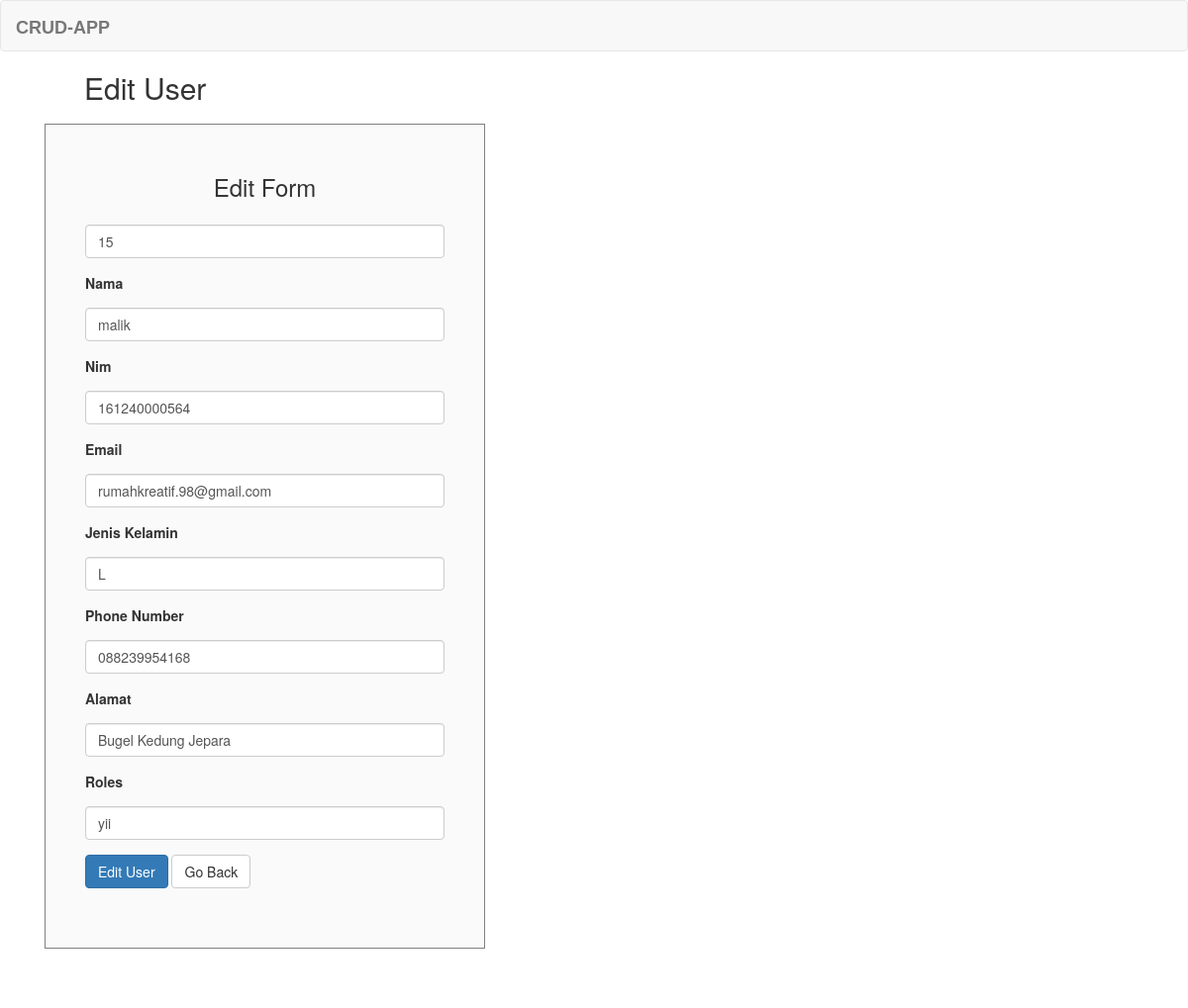
/index.php/crud/edit/15, run on the app's committed database.
### tables this page shows
CREATE TABLE `users_data` (
  `user_id` int(10) NOT NULL,
  `name` varchar(30) NOT NULL,
  `nim` varchar(20) NOT NULL,
  `email` varchar(200) NOT NULL,
  `jenis_kelamin` enum('L','P') NOT NULL,
  `phone_number` varchar(50) NOT NULL,
  `alamat` varchar(255) NOT NULL,
  `assoc_roles` varchar(1000) NOT NULL
);

### application/controllers/crud.php (called while the page is built, shortened)
<?php
class Crud extends CI_Controller
{
	function edit($user_id)
	{
		$this->load->model('crud_model');
		$user = $this->crud_model->get_By_Id($user_id);
		$this->load->view('edit_view', ['user' => $user]);
	}
}
?>

### index.php (called while the page is built, shortened)
<?php
require_once BASEPATH.'core/CodeIgniter.php';

### application/models/crud_model.php (called while the page is built, shortened)
<?php
class Crud_model extends CI_Model {
	function get_By_Id($user_id)
	{
		$query = $this->db->get_where('users_data', array('user_id' => $user_id));
		return $query->row();
	}
}
?>

### application/views/edit_view.php (the view, shortened to what this page needs)
<!DOCTYPE html>
<html>
<head>
	<link rel="stylesheet" href="http://localhost/ci-crud/stylesheets/styles.css">
	<link rel="stylesheet" href="<?php echo base_url("assets/css/bootstrap.css"); ?>" />
</head>
<body>
	<?php include('header.php');?>
	<h2 class="editTitle">Edit User</h2>
<?php echo form_open('crud/saveupdate');?>
	<div id="editForm" class="container">
		<div class="col-md-5">
		    <div class="form-area">
		        <form role="form">
		        <br style="clear:both">
		                    <h3 style="margin-bottom: 25px; text-align: center;">Edit Form</h3>
		                    <div class="form-group">
								<?php echo form_input(['name' => 'user_id', 'class' => 'form-control', 'placeholder' => 'User ID', 'value'=>set_value('name', $user->user_id)]); ?>
							</div>
		    				<div class="form-group">
								<label>Nama </label>
								<?php echo form_input(['name' => 'name', 'class' => 'form-control', 'placeholder' => 'name', 'value'=>set_value('name', $user->name)]); ?>
							</div>
							<div class="form-group">
								<label>Nim </label>
								<?php echo form_input(['name' => 'nim', 'class' => 'form-control', 'placeholder' => 'nim', 'value'=>set_value('nim', $user->nim)]); ?>
							</div>
							<div class="form-group">
								<label>Email </label>
								<?php echo form_input(['name' => 'email', 'class' => 'form-control', 'placeholder' => 'email', 'value'=>set_value('email', $user->email)]); ?>
							</div>
							<div class="form-group">
								<label>Jenis Kelamin </label>
								<?php echo form_input(['name' => 'jenis_kelamin', 'class' => 'form-control', 'placeholder' => 'jenis kelamin', 'value'=>set_value('jenis_kelamin', $user->jenis_kelamin)]); ?>
							</div>
							<div class="form-group">
								<label>Phone Number </label>
								<?php echo form_input(['name' => 'phone_number', 'class' => 'form-control', 'placeholder' => 'phone number', 'value'=>set_value('phone_number', $user->phone_number)]); ?>
							</div>
							<div class="form-group">
								<label>Alamat </label>
								<?php echo form_input(['name' => 'alamat', 'class' => 'form-control', 'placeholder' => 'alamat', 'value'=>set_value('alamat', $user->alamat)]); ?>
							</div>
							<div class="form-group">
								<label>Roles </label>
								<?php echo form_input(['name' => 'assoc_roles', 'class' => 'form-control', 'placeholder' => 'Roles', 'value'=>set_value('assoc_roles', $user->assoc_roles)]); ?>
							</div>
		        <button type="submit" value="submit" id="edit" class="submit btn btn-primary">Edit User</button>
		        <button type="button" onclick="location.href='<?php echo base_url();?>index.php'" class="btn btn-default">Go Back</button>
		        </form>
		    </div>
		</div>
	</div>
<?php echo form_close(); ?>
</body>
</html>

### stylesheets/styles.css (style rules this page uses)
h2.editTitle { margin-left: 85px; }
.form-area { background-color: #FAFAFA; padding: 10px 40px 60px; margin: 10px 0px 60px; border: 1px solid GREY; }
div > input { margin-top:10px; }
button.submit { margin-top:10px; }
button#edit { margin-top: 0px; }

### data on the page
users_data: user_id "15", name "malik", nim "161240000564", email "rumahkreatif.98@gmail.com", jenis_kelamin "L", phone_number "088239954168", alamat "Bugel Kedung Jepara", assoc_roles "yii"
